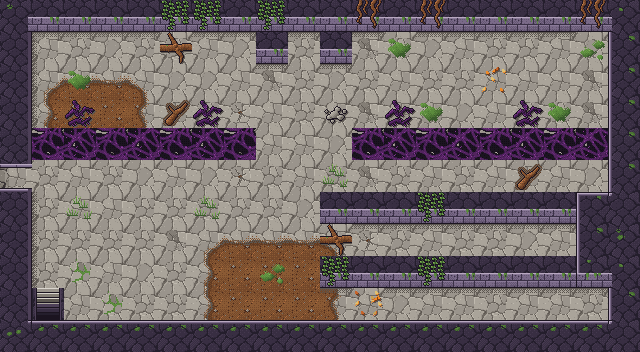

A level layout from a 2D game, rendered from its tile map. Below: a short description, then the map file with its tile-grid data intact:
An orthogonal 20x11 tile map with 32x32 px tiles, 4 tile layers (Sol, Decor, Murs, Dessus) and 12 objects (2x Sortie, 2x Porte, 2x Spawn, 2x BlocPoussable, 2x PlaqueDePression, ...).

<map version="1.10" tiledversion="1.12.2" orientation="orthogonal" renderorder="right-down" width="20" height="11" tilewidth="32" tileheight="32" infinite="0" nextlayerid="6" nextobjectid="13">
 <properties>
  <property name="carte_x" type="int" value="3" />
  <property name="carte_y" type="int" value="1" />
  <property name="etage" value="rdc" />
 </properties>
 <tileset firstgid="1" source="../tilesets/temple_racines.tsx" />
 <layer id="1" name="Sol" width="20" height="11">
  <data encoding="csv">
2,4,2,3,2,5,1,2,2,2,1,3,3,2,2,1,3,1,1,1,
1,1,2,3,2,2,1,3,2,2,1,4,2,3,1,2,2,1,3,2,
5,68,49,49,69,3,3,1,4,2,3,2,1,2,2,1,1,1,4,2,
1,51,6,6,52,125,2,5,1,2,1,4,1,1,3,1,2,2,4,2,
2,2,1,3,4,4,1,3,1,1,3,2,2,5,2,2,3,2,2,3,
1,2,1,2,3,1,3,5,2,1,2,4,2,1,2,1,125,1,3,1,
2,2,1,1,2,2,2,2,2,3,1,2,2,2,1,2,2,1,1,1,
2,2,2,2,2,4,68,49,49,49,69,5,2,1,2,2,3,1,2,2,
1,2,126,1,3,2,51,6,6,6,2,1,2,1,1,5,1,2,2,2,
3,58,1,126,2,2,51,6,6,6,52,1,3,1,1,2,1,1,2,2,
2,2,5,1,2,1,3,1,1,2,1,1,1,2,2,2,1,2,1,2
</data>
 </layer>
 <layer id="2" name="Decor" width="20" height="11">
  <data encoding="csv">
0,0,0,0,0,0,0,0,0,0,0,0,0,0,0,0,0,0,0,0,
0,15,13,13,13,9,13,13,0,13,0,13,118,13,13,13,13,13,119,0,
0,14,118,0,0,0,0,0,13,0,13,0,0,0,0,120,0,0,0,0,
0,14,75,0,0,0,75,0,0,0,16,0,75,118,0,0,75,118,0,0,
0,0,0,0,0,0,0,0,0,0,0,0,0,0,0,0,0,0,0,0,
0,0,0,0,0,0,0,0,0,0,78,0,0,0,0,0,0,0,0,0,
0,14,78,0,0,0,78,0,0,0,0,0,0,0,0,0,0,0,0,0,
0,14,0,0,0,0,0,0,0,0,9,13,13,13,13,13,13,13,0,0,
0,14,0,0,0,0,0,0,119,0,0,0,0,0,0,0,0,0,0,0,
0,0,0,0,0,0,0,0,0,0,13,121,13,13,13,13,13,13,13,0,
0,0,0,0,0,0,0,0,0,0,0,0,0,0,0,0,0,0,0,0
</data>
 </layer>
 <layer id="3" name="Murs" width="20" height="11">
  <data encoding="csv">
21,17,17,17,17,17,17,17,17,17,17,17,17,17,17,17,17,17,17,22,
19,0,0,0,0,0,0,0,17,0,17,0,0,0,0,0,0,0,0,20,
19,0,0,0,0,0,0,0,0,0,0,0,0,0,0,0,0,0,0,20,
19,0,0,0,0,0,0,0,0,0,0,0,0,0,0,0,0,0,0,20,
19,74,73,74,73,74,73,74,0,0,0,74,73,74,73,74,73,74,73,20,
43,0,0,0,0,0,0,0,0,0,0,0,0,0,0,0,0,0,0,20,
19,0,0,0,0,0,0,0,0,0,17,17,17,17,17,17,17,17,25,24,
19,0,0,0,0,0,0,0,0,0,0,0,0,0,0,0,0,0,20,29,
19,0,0,0,0,0,0,0,0,0,17,17,17,17,17,17,17,17,27,22,
19,0,0,0,0,0,0,0,0,0,0,0,0,0,0,0,0,0,0,20,
23,18,18,18,18,18,18,18,18,18,18,18,18,18,18,18,18,18,18,24
</data>
 </layer>
 <objectgroup id="4" name="Objets">
  <object id="1" type="Sortie" x="0" y="160" width="32" height="32">
   <properties>
    <property name="cible_carte" value="res://scenes/rooms/donjon1_salle_04_room.tscn" />
    <property name="cible_spawn" value="depuis_est" />
    <property name="godot_node_type" value="area" />
   </properties>
  </object>
  <object id="2" type="Porte" x="0" y="160" width="32" height="32">
   <properties>
    <property name="id" value="donjon1_porte_02" />
    <property name="type" value="ennemis" />
   </properties>
  </object>
  <object id="3" type="Spawn" x="80" y="176">
   <properties>
    <property name="id" value="depuis_ouest" />
   </properties>
   <point />
  </object>
  <object id="4" type="Sortie" x="32" y="288" width="32" height="32">
   <properties>
    <property name="cible_carte" value="res://scenes/rooms/donjon1_salle_15_room.tscn" />
    <property name="cible_spawn" value="depuis_escalier" />
    <property name="transition" value="escalier" />
    <property name="godot_node_type" value="area" />
   </properties>
  </object>
  <object id="5" type="Spawn" x="80" y="304">
   <properties>
    <property name="id" value="depuis_escalier" />
   </properties>
   <point />
  </object>
  <object id="6" type="Coffre" x="304" y="48">
   <properties>
    <property name="id" value="donjon1_coffre_03" />
    <property name="contenu" value="cle_petite" />
    <property name="important" type="bool" value="false" />
   </properties>
   <point />
  </object>
  <object id="7" type="BlocPoussable" x="144" y="208">
   <point />
  </object>
  <object id="8" type="BlocPoussable" x="144" y="272">
   <point />
  </object>
  <object id="9" type="PlaqueDePression" x="448" y="224" width="32" height="32">
   <properties>
    <property name="id" value="donjon1_plaque_02" />
    <property name="cible" value="donjon1_porte_09" />
    <property name="declencheur" value="bloc" />
    <property name="godot_node_type" value="area" />
   </properties>
  </object>
  <object id="10" type="PlaqueDePression" x="544" y="224" width="32" height="32">
   <properties>
    <property name="id" value="donjon1_plaque_03" />
    <property name="cible" value="donjon1_porte_09" />
    <property name="declencheur" value="bloc" />
    <property name="godot_node_type" value="area" />
   </properties>
  </object>
  <object id="11" type="Porte" x="288" y="64" width="32" height="32">
   <properties>
    <property name="id" value="donjon1_porte_09" />
    <property name="type" value="interrupteur" />
   </properties>
  </object>
  <object id="12" name="indice_ronces_coupees" x="256" y="128" width="96" height="32">
   <properties>
    <property name="godot_node_type" value="area" />
   </properties>
  </object>
 </objectgroup>
 <layer id="5" name="Dessus" width="20" height="11">
  <data encoding="csv">
0,0,0,0,0,123,123,0,123,0,0,122,0,122,0,0,0,0,122,0,
0,0,0,0,0,0,0,0,0,0,0,0,0,0,0,0,0,0,0,0,
0,0,0,0,0,0,0,0,0,0,0,0,0,0,0,0,0,0,0,0,
0,0,0,0,0,0,0,0,0,0,0,0,0,0,0,0,0,0,0,0,
0,0,0,0,0,0,0,0,0,0,0,0,0,0,0,0,0,0,0,0,
47,0,0,0,0,0,0,0,0,0,0,0,0,0,0,0,0,0,0,0,
0,0,0,0,0,0,0,0,0,0,0,0,0,123,0,0,0,0,0,0,
0,0,0,0,0,0,0,0,0,0,0,0,0,0,0,0,0,0,0,0,
0,0,0,0,0,0,0,0,0,0,123,0,0,123,0,0,0,0,0,0,
0,0,0,0,0,0,0,0,0,0,0,0,0,0,0,0,0,0,0,0,
0,0,0,0,0,0,0,0,0,0,0,0,0,0,0,0,0,0,0,0
</data>
 </layer>
</map>
